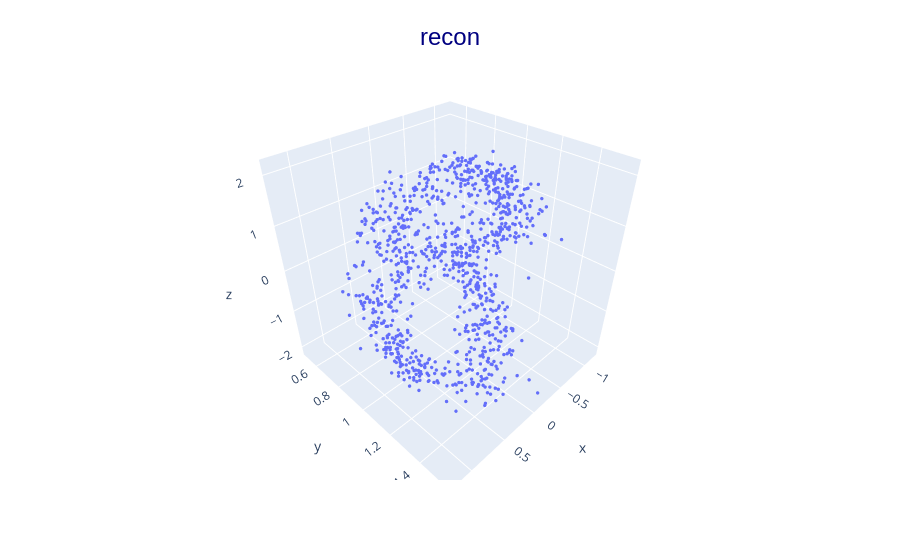

Notebook source saved alongside this figure:
### Code cell
rng_key, sub_key = jax.random.split(rng_key)
plot_smi_vae(smivae74, sub_key)

### Figure 1 — Plotly figure (JSON) as saved in the notebook; plotly's stock layout.template omitted (floating-point values rounded to 4 significant figures; data arrays with more than 128 entries replaced by an {"elided": "..."} marker saying what was removed)
{"data": [{"hovertemplate": "x=%{x}<br>y=%{y}<br>z=%{z}<extra></extra>", "legendgroup": "", "marker": {"color": "#636efa", "size": 2, "symbol": "circle"}, "mode": "markers", "name": "", "scene": "scene", "showlegend": false, "type": "scatter3d", "x": {"elided": "1000 float values"}, "y": {"elided": "1000 float values"}, "z": {"elided": "1000 float values"}}], "layout": {"legend": {"tracegroupgap": 0}, "margin": {"t": 60}, "scene": {"domain": {"x": [0, 1], "y": [0, 1]}, "xaxis": {"title": {"text": "x"}}, "yaxis": {"title": {"text": "y"}}, "zaxis": {"title": {"text": "z"}}}, "title": {"font": {"color": "navy", "family": "Arial", "size": 24}, "text": "recon", "x": 0.5, "y": 0.95}}}
